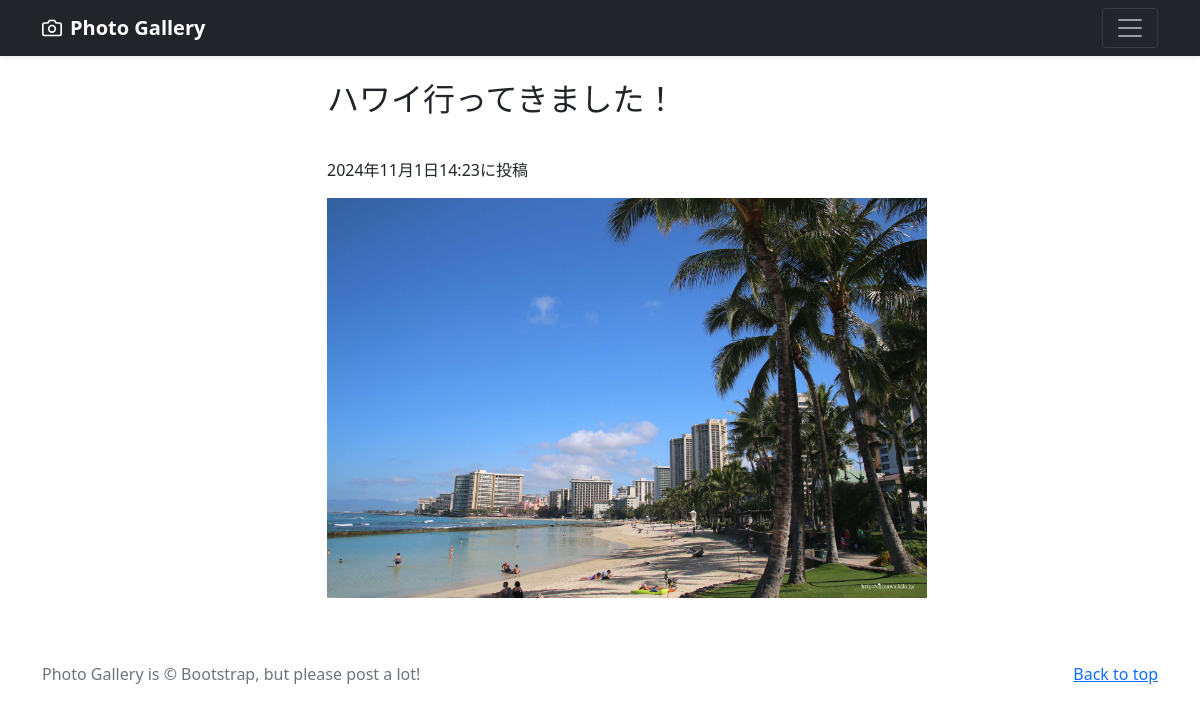
Page /photo-detail/4 (signed in) on the committed database.
### photo/models.py (models this page shows, shortened)
class PhotoPost(models.Model):
    user = models.ForeignKey(
        CustomUser,
        verbose_name='ユーザー',
        on_delete=models.CASCADE
    )
    category = models.ForeignKey(
        Category,
        verbose_name='カテゴリ',
        on_delete=models.PROTECT
    )
    title = models.CharField(
        verbose_name='タイトル',
        max_length=200
    )
    comment = models.TextField(
        verbose_name='コメント'
    )
    image1 = models.ImageField(
        verbose_name='イメージ１',
        upload_to = 'photos'
    )
    image2 = models.ImageField(
        verbose_name='イメージ２',
        upload_to = 'photos',
        blank=True,
        null=True
    )
    posted_at = models.DateTimeField(
        verbose_name='投稿日時',
        auto_now_add=True
    )

### photo/views.py (the view)
# urls.py: path('photo-detail/<int:pk>', views.DetailView.as_view(), name='photo_detail'),
class DetailView(DetailView):
    template_name = 'detail.html'
    model = PhotoPost

### photo/templates/detail.html (shortened to what this page needs)
{% extends "base.html" %}
    {% block contents %}
    <br>
    <div class="container">
        <div class="row">
            <div class="col offset-3">
                <h2>{{object.title}}</h2>
                <br>
                <p>{{object.posted_at}}に投稿</p>
                <p><img src="{{ object.image1.url }} " width='600', height='400'></img></p>
            </div>
        </div>
    </div>
    {% endblock %}

### rows in the picture
PhotoPost: title "ハワイ行ってきました！", posted_at "2024年11月1日14:23", image1 (picture)
